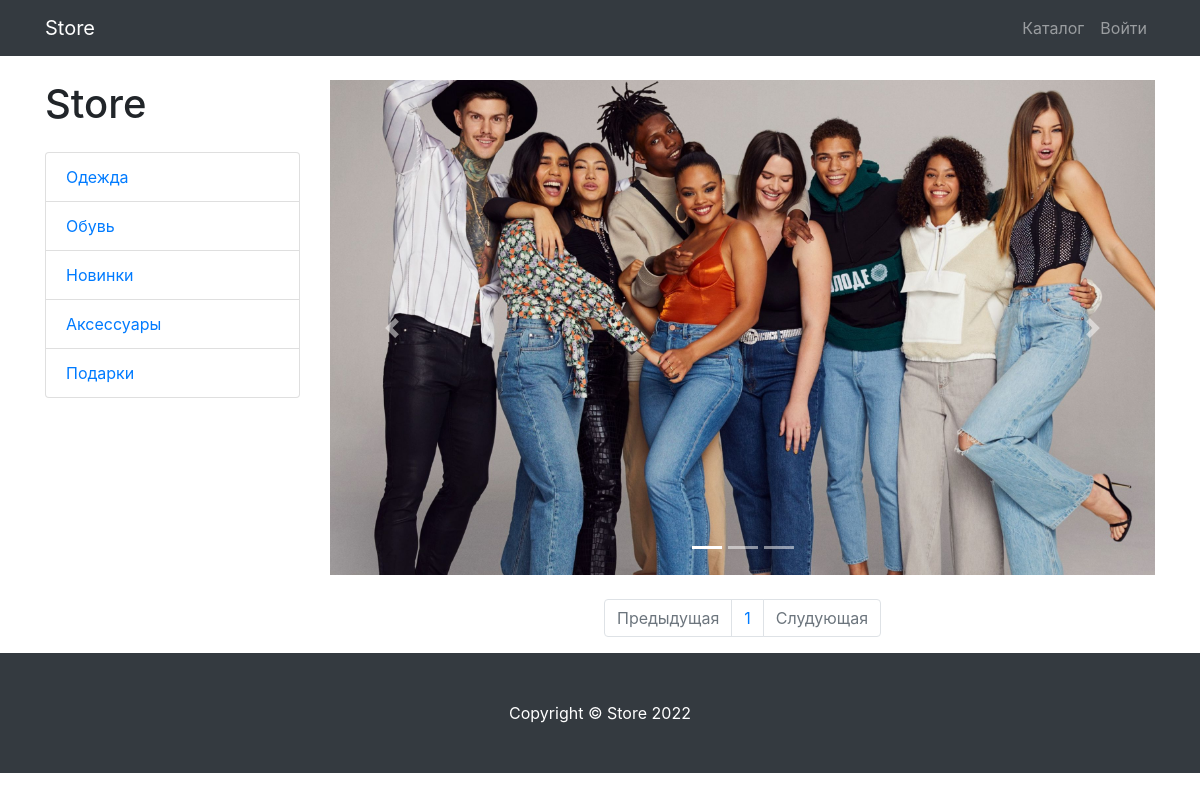
/products/category/4/, run on an earlier commit of the app's database.
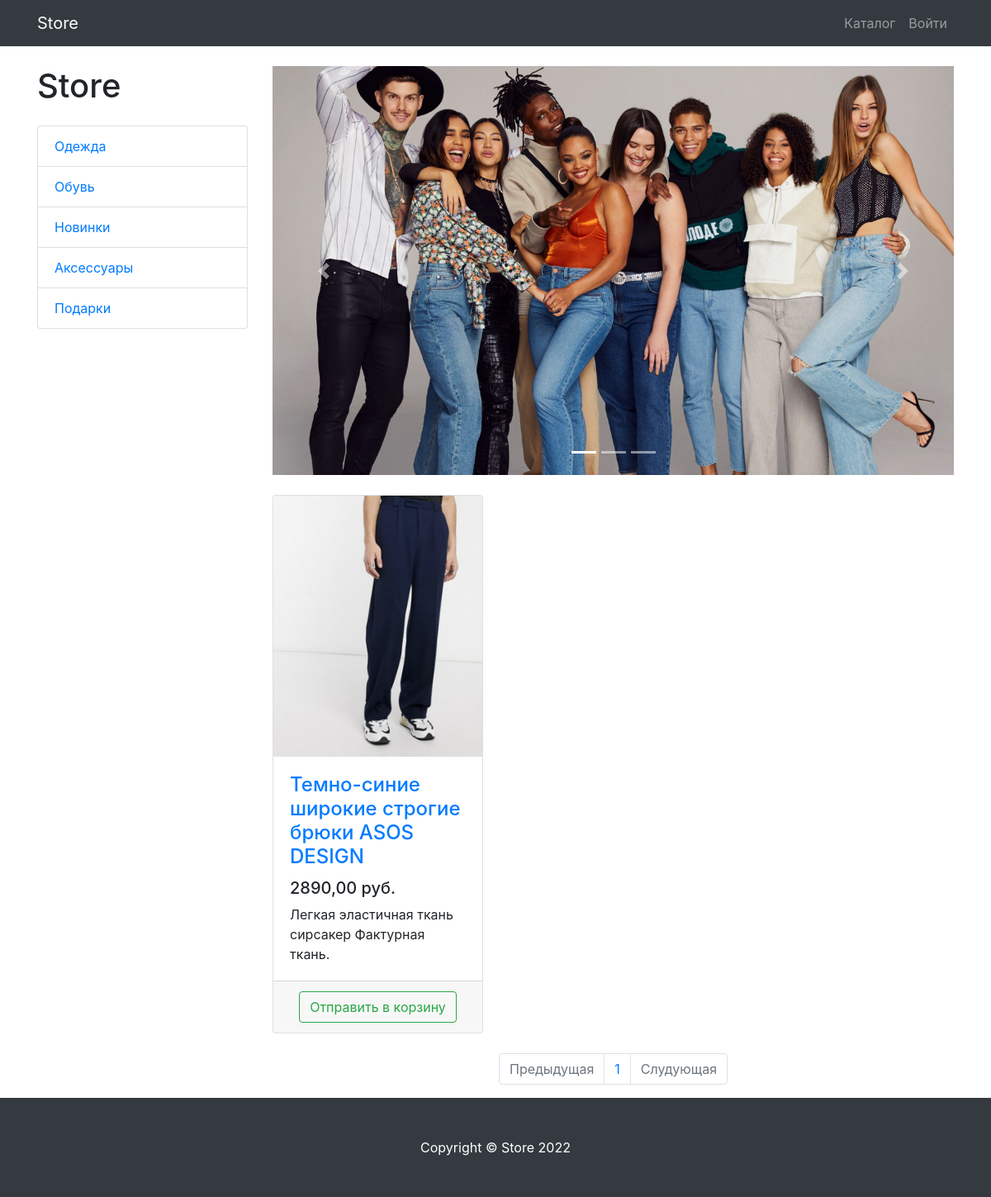
And on a later commit of the database.
### products/models.py (models this page shows, shortened)
class ProductCategory(models.Model):
    name = models.CharField(max_length=128, unique=True)
    description = models.TextField(null=True, blank=True)
    class Meta:
        verbose_name = 'category'
        verbose_name_plural = 'categories'

class Product(models.Model):
    name = models.CharField(max_length=256)
    description = models.TextField()
    price = models.DecimalField(max_digits=9, decimal_places=2)
    quantity = models.PositiveIntegerField(default=0)
    image = models.ImageField(upload_to='products_image')
    category = models.ForeignKey(to=ProductCategory, on_delete=models.CASCADE)
    class Meta:
        verbose_name = 'product'
        verbose_name_plural = 'products'

### products/views.py (the view)
# urls.py: path('', ProductsListView.as_view(), name='index'),
class ProductsListView(ListView):
    model = Product
    template_name = 'products/products.html'
    context_object_name = 'products'
    paginate_by = 2
    def get_queryset(self):
        query_set = super(ProductsListView, self).get_queryset()
        category_id = self.kwargs.get('category_id')
        return query_set.filter(category_id=category_id) if category_id else query_set
    def get_context_data(self, *, object_list=None, **kwargs):
        context = super(ProductsListView, self).get_context_data()
        context['title'] = 'Store - Каталог'
        context['categories'] = ProductCategory.objects.all()
        return context

### products/templates/products/products.html (shortened to what this page needs)
{% extends 'products/base.html' %}
{% load static %}
{% block css %}
    <link href="{% static 'vendor/css/products.css' %}" rel="stylesheet">
{% endblock %}
{% block content %}
<div class="container">
    <div class="row">
        <div class="col-lg-3">
            <h1 class="my-4">Store</h1>
            <div class="list-group">
                {% for category in categories %}
                    <a href="{% url 'products:category' category_id=category.id %}" class="list-group-item">
                        {{ category.name }}
                    </a>
                {% endfor %}
            </div>
        </div>
        <div class="col-lg-9">
            <div id="carouselExampleIndicators" class="carousel slide my-4" data-ride="carousel">
                <ol class="carousel-indicators">
                    <li data-target="#carouselExampleIndicators" data-slide-to="0" class="active"></li>
                    <li data-target="#carouselExampleIndicators" data-slide-to="1"></li>
                    <li data-target="#carouselExampleIndicators" data-slide-to="2"></li>
                </ol>
                <div class="carousel-inner" role="listbox">
                    <div class="carousel-item active">
                        <img class="d-block img-fluid" src="/static/vendor/img/slides/slide-1.jpg" alt="First slide">
                    </div>
                </div>
                <a class="carousel-control-prev" href="#carouselExampleIndicators" role="button" data-slide="prev">
                    <span class="carousel-control-prev-icon" aria-hidden="true"></span>
                </a>
                <a class="carousel-control-next" href="#carouselExampleIndicators" role="button" data-slide="next">
                    <span class="carousel-control-next-icon" aria-hidden="true"></span>
                </a>
            </div>
            <div class="row">
            {% for product in products %}
                <div class="col-lg-4 col-md-6 mb-4">
                    <div class="card h-100">
                        <a href="#">
                            <img class="card-img-top"
                                 src="{{ product.image.url }}"
                                 alt="">
                        </a>
                        <div class="card-body">
                            <h4 class="card-title">
                                <a href="#">{{ product.name }}</a>
                            </h4>
                            <h5>{{ product.price }} руб.</h5>
                            <p class="card-text">{{ product.description }}</p>
                        </div>
                        <div class="card-footer text-center">
                            <a class="btn btn-outline-success" href="{% url 'products:cart_add' product.id %}">
                                Отправить в корзину
                            </a>
                        </div>
                    </div>
                </div>
            {% endfor %}
            </div>
            <nav aria-label="Page navigation example">
    <ul class="pagination justify-content-center">
        <li class="page-item {% if not page_obj.has_previous %} disabled {% endif %}">
            <a class="page-link"
               href="{% if page_obj.has_previous %} ?page={{ page_obj.previous_page_number }} {% else %} # {% endif %}"
               tabindex="-1" aria-disabled="true">Предыдущая</a>
        </li>
        {% for page in page_obj.paginator.page_range %}
            <li class="page-item"><a class="page-link" href="?page={{ page }}">{{ page }}</a></li>
        {% endfor %}
        <li class="page-item {% if not page_obj.has_next %} disabled {% endif %}">
            <a class="page-link"
               href="{% if page_obj.has_next %} ?page={{ page_obj.next_page_number }} {% else %} # {% endif %}"
               tabindex="-1" aria-disabled="true">Слудующая</a>
        </li>
    </ul>
</nav>
        </div>
    </div>
</div>
{% endblock %}
{% block footer %}
<footer class="py-5 bg-dark">
    <div class="container">
        <p class="m-0 text-center text-white">Copyright &copy; Store 2022</p>
    </div>
</footer>
{% endblock %}

What changed in the data, as far as the page shows it:
now on this page (row edited): Product: image (picture), name "Темно-синие широкие строгие брюки ASOS DESIGN", price "2890,00", description "Легкая эластичная ткань сирсакер Фактурная ткань."
